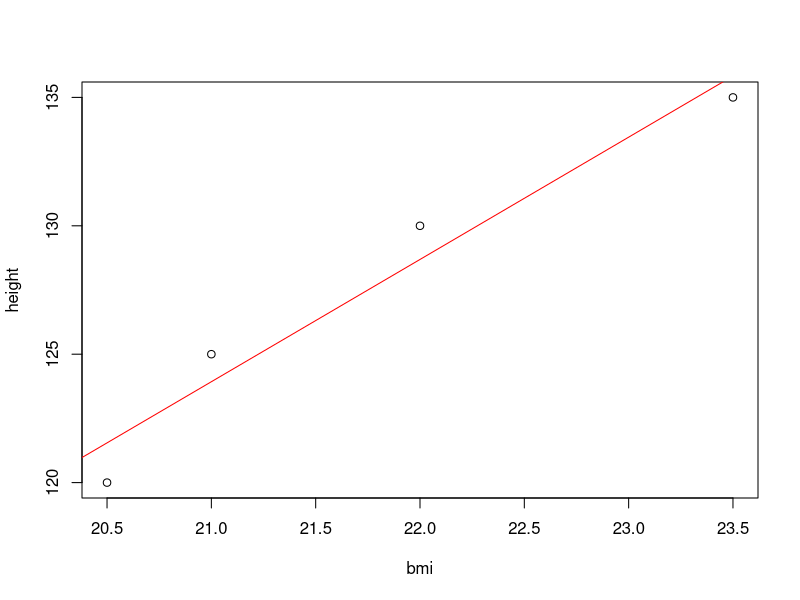

Source code (R):
#Perform linear regression to find the relation between following attributes 
#BMI and height
#Height and Weight
#Weight and BMI
bmi <- c(20.5,21,22,23.5)
height <- c(120,125,130,135)
model <- lm(height ~ bmi)
summary(model)
plot(bmi, height)
abline(model, col = "red")

